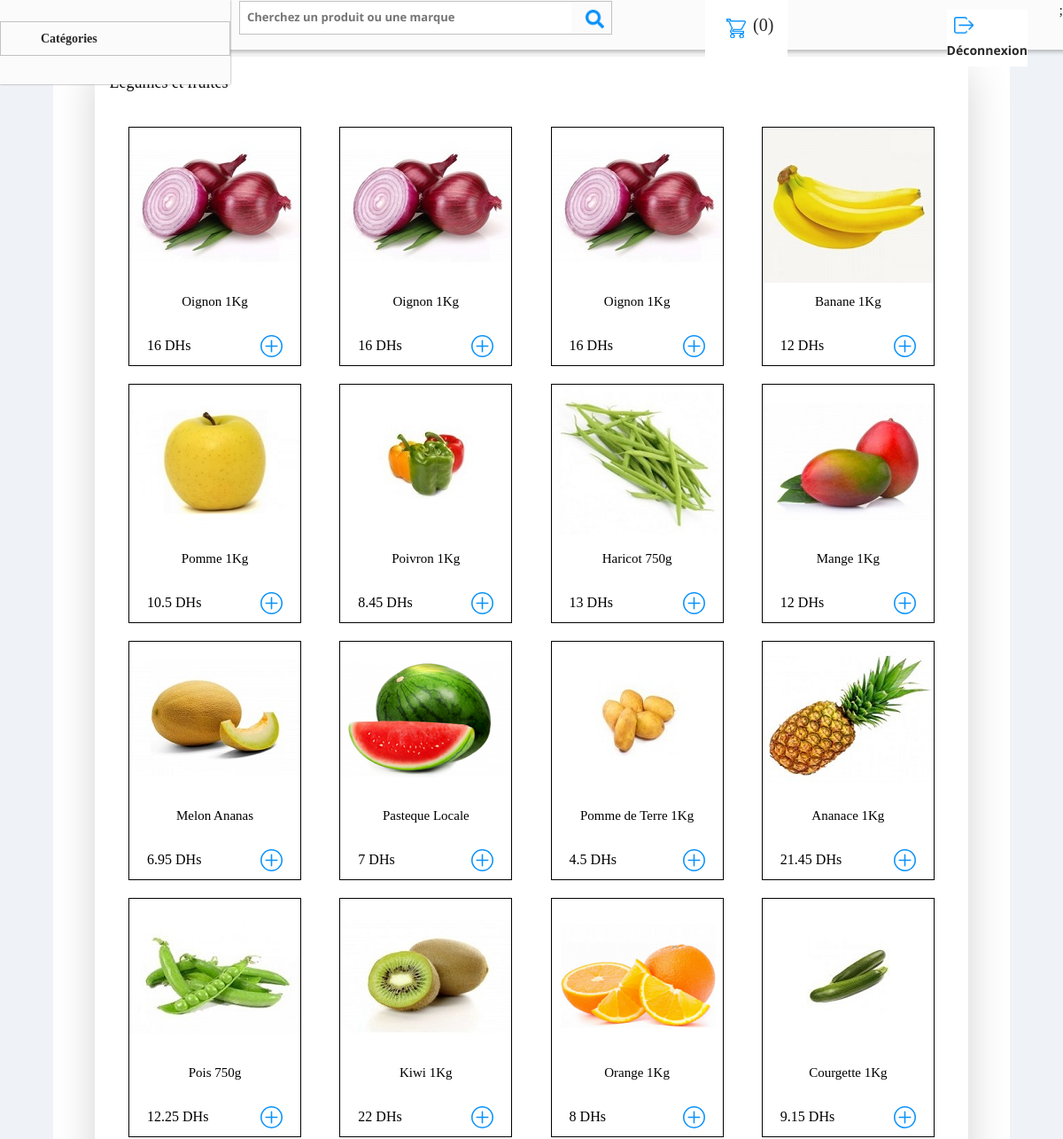
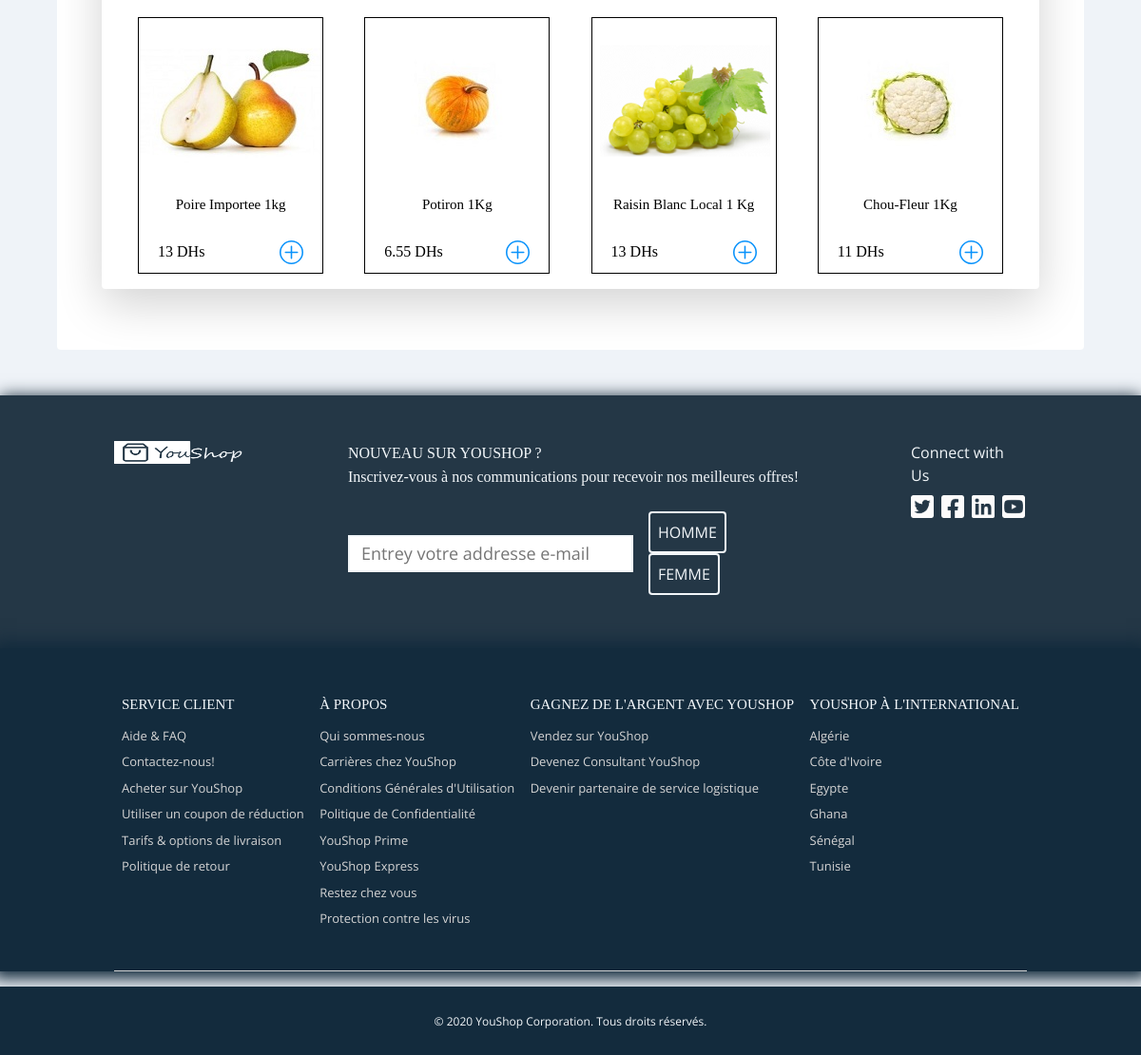
The app's page /recherche.php?Nom_cat=Legumes_et_fruites with its own data (2 pictures, top to bottom).
### tables this page shows
CREATE TABLE IF NOT EXISTS `produit` (
  `ID_PRD` int(11) NOT NULL AUTO_INCREMENT,
  `NOM` varchar(250) DEFAULT NULL,
  `QTE_MAX` float DEFAULT NULL,
  `IMAGE` longblob DEFAULT NULL,
  `Nom_cat` varchar(30) DEFAULT NULL,
  `PRIX` float DEFAULT NULL,
  PRIMARY KEY (`ID_PRD`)
);

### recherche.php (the view, shortened to what this page needs)
<?php
$host="127.0.0.1";
$user="user1";
$password="yes";
$database="shopping";
$connect = mysqli_connect($host,$user,$password,$database);
?>
<!DOCTYPE html>
<html lang="en">
<head>
    <link rel="stylesheet" href="https://stackpath.bootstrapcdn.com/bootstrap/4.4.1/css/bootstrap.min.css">
    <link rel="stylesheet" href="codesource/view/style/home.css">
    <link rel="stylesheet" type="text/css" href="css\index.css" />
</head>
<body>
<?php require 'codesource/view/include/navbar3.php'; ?> <br><br>
<div id="content" class=" p-3 mb-5 bg-white rounded" >
   <?php
   if ($_SERVER["REQUEST_METHOD"] == "GET"){
    $post1 = $_GET['Nom_cat'];
    $post2 = $_GET['search'];
  if($post1 || $post2)
{
    if($post1){
          $post=$post1;
          $query="select * from produit where Nom_cat= '$post' ; ";
    }
    $result=mysqli_query($connect,$query);
    echo
    '<div id="produit" class="shadow-lg p-3 mb-5 bg-white rounded" >
        <div id="com">
            <p style="color:black;" id="catigorie">'.str_replace("_"," ",$post).'</p>
            < style="display:none;"a  href=""><p>VOIR PLUS  <img style="display:none; src="img\Icon.png" alt=""> </p></a>
        </div>
        <div id="prd">';
            while($row=mysqli_fetch_assoc($result)){
            echo(
      ' <div id="prd1">
                     <div class="imgP" >
                           <img src="img/'.$row["Nom_cat"].'/'.$row["IMAGE"].'" alt="">
                      </div>
                      <div class="con">
                          <p class="p1">'.$row["NOM"].'</p>
                      </div>
                      <form action="index.php"  method="POST">
                      <div class="prix">
                      <p id="p2" style="color:black;">'.$row["PRIX"].' DHs</p>
                      <input type="text" style="display:none; value="'.$row["ID_PRD"].'" name="ID_PRD">
                      <button type="submit">
                           <svg class="bi bi-plus-circle" width="1em" height="1em" viewBox="0 0 16 16" fill="currentColor" xmlns="http://www.w3.org/2000/svg">
                           <path fill-rule="evenodd" d="M8 3.5a.5.5 0 01.5.5v4a.5.5 0 01-.5.5H4a.5.5 0 010-1h3.5V4a.5.5 0 01.5-.5z" clip-rule="evenodd"/>
                           <path fill-rule="evenodd" d="M7.5 8a.5.5 0 01.5-.5h4a.5.5 0 010 1H8.5V12a.5.5 0 01-1 0V8z" clip-rule="evenodd"/>
                           <path fill-rule="evenodd" d="M8 15A7 7 0 108 1a7 7 0 000 14zm0 1A8 8 0 108 0a8 8 0 000 16z" clip-rule="evenodd"/>
                           </svg>
                       </button>
              </div>
              </form>
        </div> ');
        }
        echo
        '</div>
    </div>';
}
}
?>
</div>
<?php require 'codesource/view/include/footer2.php'; ?>
</body>
</html>

### codesource/view/style/home.css (style rules this page uses)
* { padding: 0; margin: 0; }
body { background-color: #EFF3F8; }

### css/index.css (style rules this page uses)
* { padding: 0; margin: 0; text-decoration: none; list-style: none; -webkit-box-sizing: border-box; box-sizing: border-box; font-family: Rockwell; }
body { background-color: #EFF3F8; }
body #content { position: relative; height: auto; width: 90%; left: 5%; right: 5%; color: #ffffff; }
body #content #produit { position: relative; height: auto; width: 94%; left: 3%; right: 3%; }
body #content #produit #com { display: -webkit-box; display: -ms-flexbox; display: flex; -webkit-box-pack: justify; -ms-flex-pack: justify; justify-content: space-between; }
body #content #produit #com #catigorie { color: #000000; position: relative; font-size: 18px; display: -webkit-box; display: -ms-flexbox; display: flex; }
body #content #produit #prd { display: -webkit-box; display: -ms-flexbox; display: flex; -webkit-box-orient: horizontal; -webkit-box-direction: normal; -ms-flex-direction: row; flex-direction: row; -ms-flex-wrap: wrap; flex-wrap: wrap; -ms-flex-pack: distribute; justify-content: space-around; }
body #content #produit #prd #prd1 { height: 270px; width: 195px; background-color: #ffffff; border: 1px solid black; margin-top: 20px; overflow: hidden; }
body #content #produit #prd #prd1 .imgP { width: 195px; height: 175px; overflow: hidden; }
body #content #produit #prd #prd1 .p1 { color: black; font-size: medium; position: relative; text-align: center; font-size: 15px; padding: 10px; }
body #content #produit #prd #prd1 .prix { display: -webkit-box; display: -ms-flexbox; display: flex; -webkit-box-orient: horizontal; -webkit-box-direction: normal; -ms-flex-direction: row; flex-direction: row; -webkit-box-pack: justify; -ms-flex-pack: justify; justify-content: space-between; padding: 0px 20px; overflow: hidden; }
body #content #produit #prd #prd1 .prix button { color: #0992FB; border: none; padding: 0px; background-color: #ffffff; font-size: 25px; position: relative; top: -10px; }

### records on screen
produit: Nom_cat+IMAGE (picture), NOM "Oignon 1Kg", PRIX "16"
produit: Nom_cat+IMAGE (picture), NOM "Oignon 1Kg", PRIX "16"
produit: Nom_cat+IMAGE (picture), NOM "Oignon 1Kg", PRIX "16"
produit: Nom_cat+IMAGE (picture), NOM "Banane 1Kg", PRIX "12"
produit: Nom_cat+IMAGE (picture), NOM "Pomme 1Kg", PRIX "10.5"
produit: Nom_cat+IMAGE (picture), NOM "Poivron 1Kg", PRIX "8.45"
produit: Nom_cat+IMAGE (picture), NOM "Haricot 750g", PRIX "13"
produit: Nom_cat+IMAGE (picture), NOM "Mange 1Kg", PRIX "12"
produit: Nom_cat+IMAGE (picture), NOM "Melon Ananas", PRIX "6.95"
produit: Nom_cat+IMAGE (picture), NOM "Pasteque Locale", PRIX "7"
produit: Nom_cat+IMAGE (picture), NOM "Pomme de Terre 1Kg", PRIX "4.5"
produit: Nom_cat+IMAGE (picture), NOM "Ananace 1Kg", PRIX "21.45"
produit: Nom_cat+IMAGE (picture), NOM "Pois 750g", PRIX "12.25"
produit: Nom_cat+IMAGE (picture), NOM "Kiwi 1Kg", PRIX "22"
produit: Nom_cat+IMAGE (picture), NOM "Orange 1Kg", PRIX "8"
produit: Nom_cat+IMAGE (picture), NOM "Courgette 1Kg", PRIX "9.15"
produit: Nom_cat+IMAGE (picture), NOM "Poire Importee 1kg", PRIX "13"
produit: Nom_cat+IMAGE (picture), NOM "Potiron 1Kg", PRIX "6.55"
produit: Nom_cat+IMAGE (picture), NOM "Raisin Blanc Local 1 Kg", PRIX "13"
produit: Nom_cat+IMAGE (picture), NOM "Chou-Fleur 1Kg", PRIX "11"

### other values on screen
count($list) "0"
